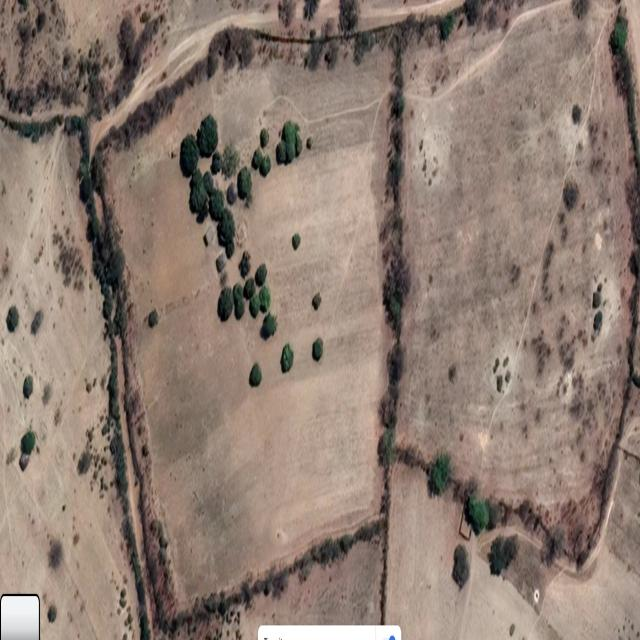
#> input picture test2.jpg, 640 x 640 px
$ python main.py
#> lines starting #> are read from the running program, lines starting #| are printed output that depends on the picture; after the words box and inside, x2 and y2 are one past the last pixel; in counts of white or black regions, pixels touching at a corner belong together
import cv2
import numpy as np
import os
import json
from geojson import Feature, Polygon, FeatureCollection

image_path = "test2.jpg"
output_dir = "output"

print("testing")

# Create the output directory if it doesn't exist
os.makedirs(output_dir, exist_ok=True)

# Load the image
image = cv2.imread(image_path)
#> image is the input picture: shape (640, 640, 3); mean B, G, R 114.6, 125.4, 142.6
gray = cv2.cvtColor(image, cv2.COLOR_BGR2GRAY)
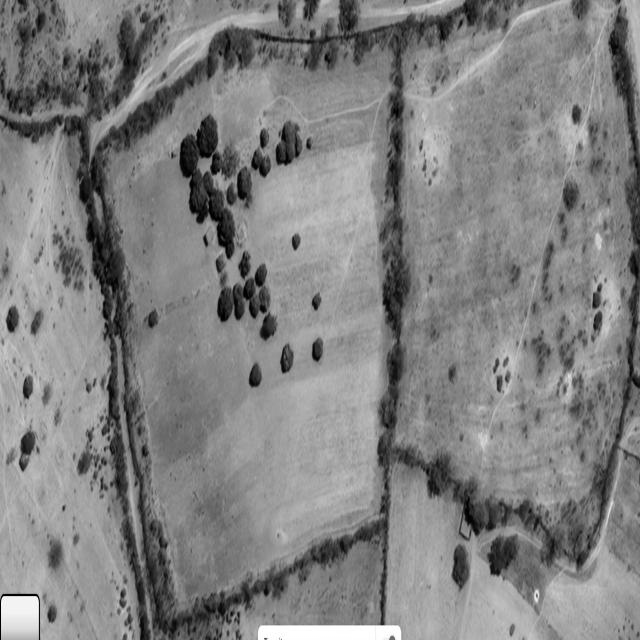
#> gray: shape (640, 640); min 0, max 255, mean 129.3
edges = cv2.Canny(gray, 50, 150, apertureSize=3)
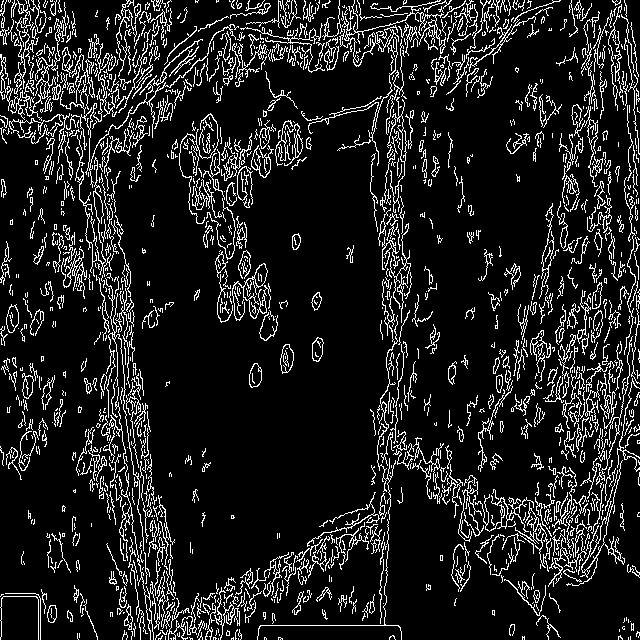
#> edges: shape (640, 640); 12.1% white in thin lines or dots
dilated_edges = cv2.dilate(edges, None, iterations=2)
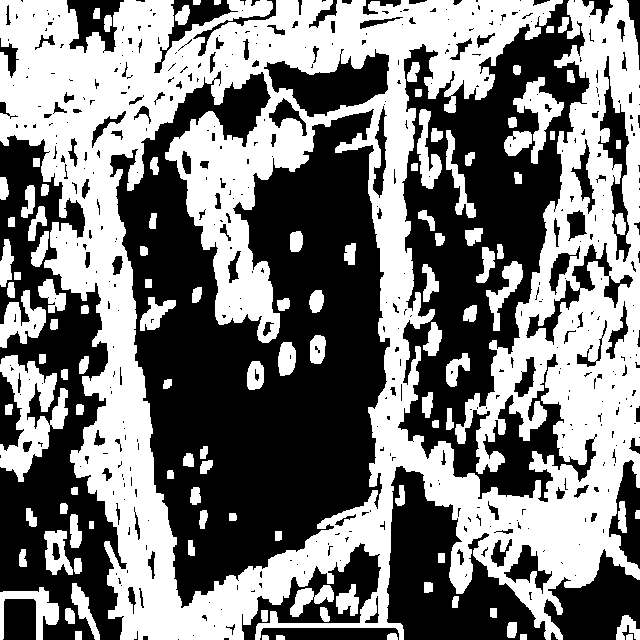
#> dilated_edges: shape (640, 640); 48.3% white; 110 white regions
contours, _ = cv2.findContours(dilated_edges, cv2.RETR_EXTERNAL, cv2.CHAIN_APPROX_SIMPLE)
#> contours = 85 contours; largest, box (x1, y1, x2, y2) and area: (0, 0, 640, 640) 273568, (0, 355, 68, 482) 3786, (513, 77, 564, 164) 1402, (0, 290, 46, 348) 1250, (0, 587, 59, 640) 1048

road_contours = []
for contour in contours:
    area = cv2.contourArea(contour)
    if area > 5000:
        road_contours.append(contour)
#> this loop made 85 passes
#> area on passes 1, 2, 3, 5, 7, 8, 9, 10, 11, 12, 13, 14: 30.5, 23.5, 28.5, 53, 124.5, 293.5, 63, 52.5, 115, 93, 55.5, 1047.5
#> (contour, area) on passes 4, 6, 20, 23, 48: ([[520, 634], [520, 639], [526, 639], [526, 634]], 30), ([[75, 631], [75, 639], [81, 639], [81, 631]], 48), ([[438, 553], [438, 562], [444, 562], [444, 553]], 54), ([[89, 521], [89, 528], [93, 528], [93, 521]], 28), ([[14, 272], [14, 279], [20, 279], [20, 272]], 42)
#> after the loop, road_contours = 1 contour; box (x1, y1, x2, y2) and area: (0, 0, 640, 640) 273568

sketch_map = np.ones_like(gray) * 255
cv2.drawContours(image, road_contours, -1, (0, 255, 0), 2)
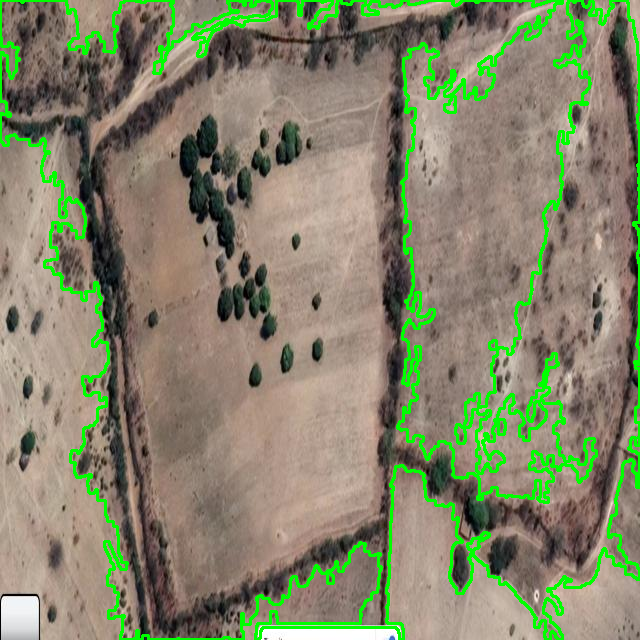
#> image: shape (640, 640, 3); 6.77% of pixels changed, all inside (x1, y1, x2, y2) = (0, 0, 640, 640)
cv2.drawContours(sketch_map, road_contours, -1, (0, 0, 0), 2)
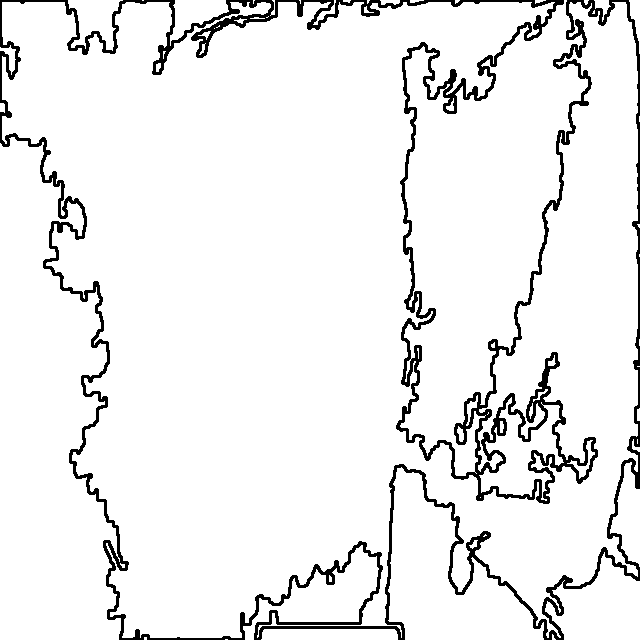
#> sketch_map: shape (640, 640); 93.2% white; 1 black region, box (x1, y1, x2, y2) and area: (0, 0, 640, 640) 27731

# Save the sketch map
sketch_map_path = os.path.join(output_dir, "sketch_map.jpg")
cv2.imwrite(sketch_map_path, sketch_map)

# Save the original image with road boundaries
image_with_boundaries_path = os.path.join(output_dir, "image_with_boundaries.jpg")
cv2.imwrite(image_with_boundaries_path, image)

cv2.imshow('Road Boundaries', image)
cv2.imshow('Sketch Map with Road Boundaries', sketch_map)
cv2.waitKey(0)
cv2.destroyAllWindows()

# Create a GeoJSON feature collection
features = []
coordinates = []

for contour in road_contours:
    contour = contour.reshape(-1, 2).tolist()
    coordinates.append(contour)
#> this loop made 1 pass
#> after the loop, coordinates = 1 item

# Create a GeoJSON polygon feature
if coordinates:
#> (the run stopped early here; a loop or call above may not have finished)

$ run again, with test.jpg copied over test2.jpg
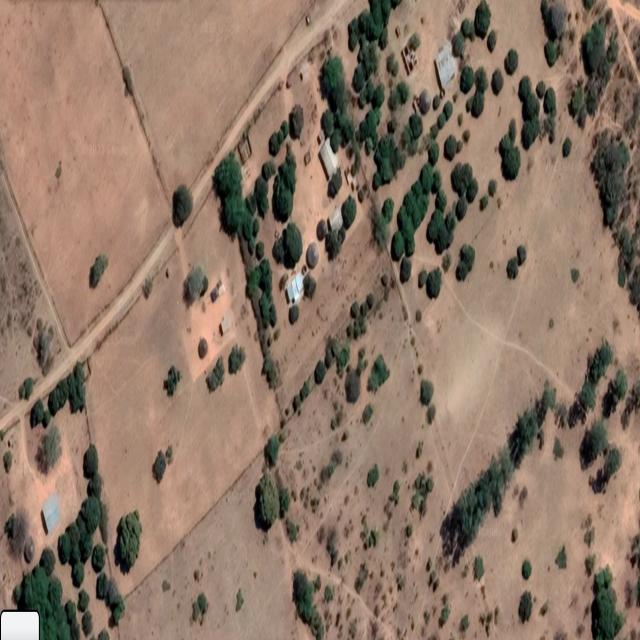
#> input picture test.jpg, 640 x 640 px
#> image is the input picture: shape (640, 640, 3); mean B, G, R 102.8, 119, 141.5
#> `edges = cv2.Canny(gray, 50, 150, apertureSize=3)`:
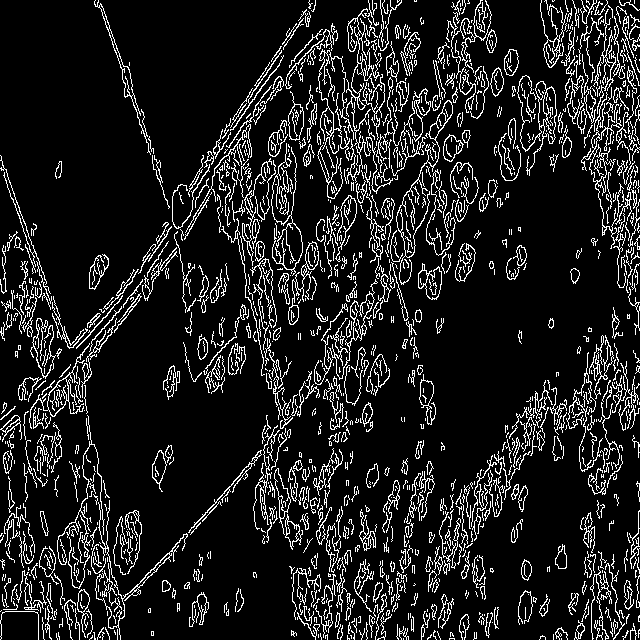
#> edges: shape (640, 640); 12% white in thin lines or dots
#> dilated_edges: shape (640, 640); 47.9% white; 71 white regions
#> contours = 64 contours, 1 with area under 20; largest, box (x1, y1, x2, y2) and area: (0, 0, 521, 640) 187882, (492, 0, 640, 337) 22956, (423, 305, 640, 602) 18074, (566, 508, 640, 640) 5644, (419, 592, 456, 640) 1086
#> the loop `for contour in contours:` made 64 passes
#> area on passes 1, 2, 3, 5, 6, 7, 8, 9: 52, 56.5, 67, 78.5, 201.5, 295.5, 373, 47.5
#> after the loop `for contour in contours:`: road_contours = 4 contours; box (x1, y1, x2, y2) and area: (0, 0, 521, 640) 187882, (492, 0, 640, 337) 22956, (423, 305, 640, 602) 18074, (566, 508, 640, 640) 5644
#> image: shape (640, 640, 3); 8.25% of pixels changed, all inside (x1, y1, x2, y2) = (0, 0, 640, 640)
#> `cv2.drawContours(sketch_map, road_contours, -1, (0, 0, 0), 2)`:
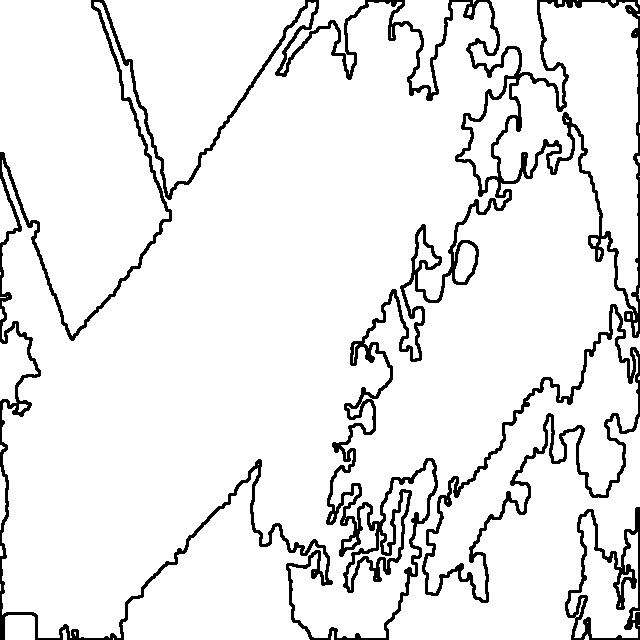
#> sketch_map: shape (640, 640); 91.8% white; 3 black regions, box (x1, y1, x2, y2) and area: (0, 0, 640, 640) 26104, (422, 304, 640, 603) 5266, (565, 507, 640, 640) 2420
#> the loop `for contour in road_contours:` made 4 passes
#> after the loop `for contour in road_contours:`: coordinates = 4 items
